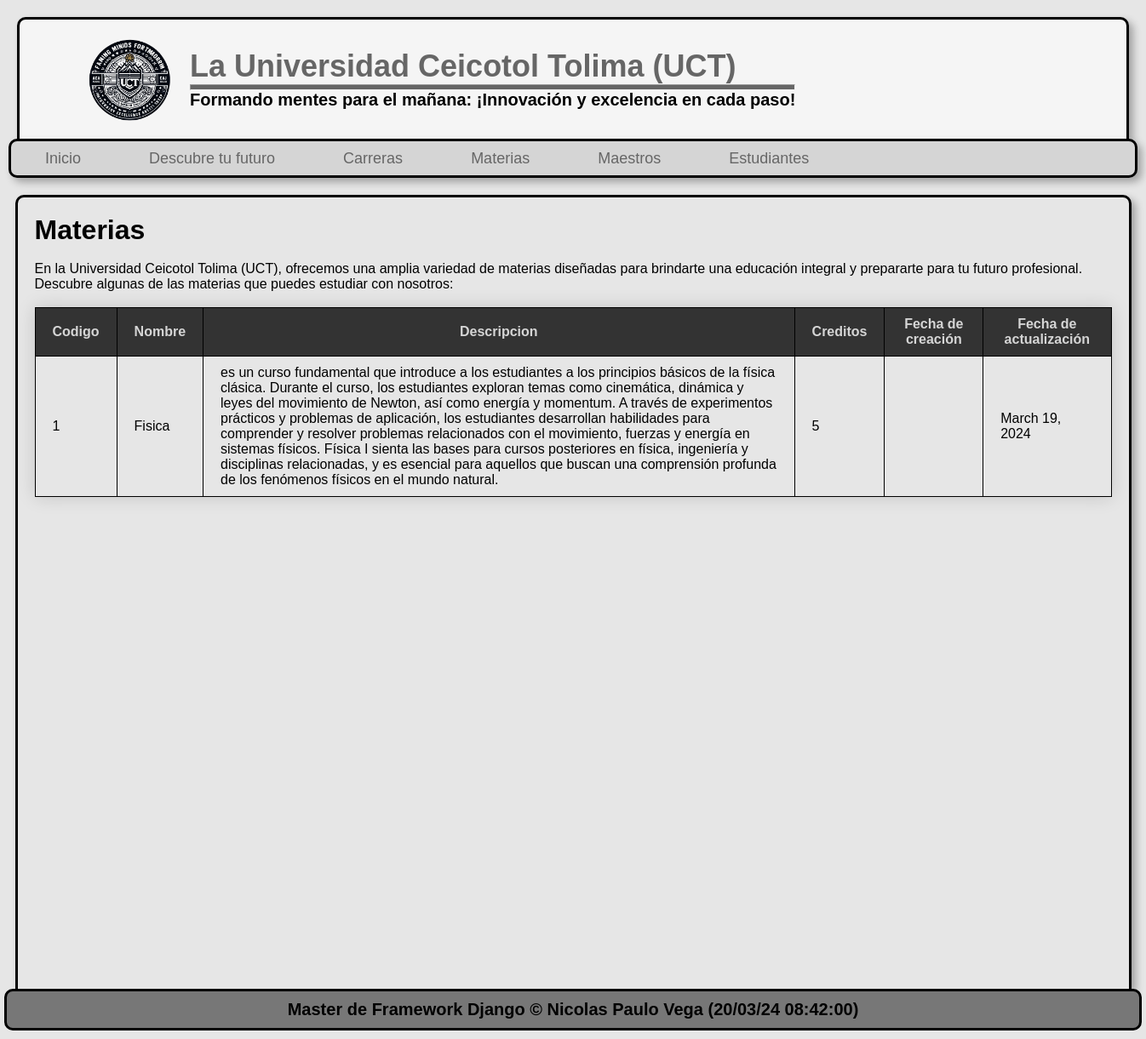
Screenshot of /materias/ with the database file from the repository.
### pagina/models.py (models this page shows, shortened)
class Materi(models.Model):
    code = models.AutoField(primary_key=True, verbose_name="codigo")
    name = models.CharField(max_length=150, verbose_name="nombre")
    description = models.TextField(verbose_name="descripcion")
    credits = models.IntegerField(verbose_name="creditos")
    Creation_date = models.DateTimeField(auto_now_add=True, verbose_name="fecha de creación")
    update_date = models.DateField(auto_now=True, verbose_name="fecha de actualización")
    class Meta:
        verbose_name="Materia"
        verbose_name="Materias"

### pagina/views.py (the view)
# urls.py: path('materias/', pagina.views.courses, name="courses"),
def courses(request):
    materi = Materi.objects.order_by('code')
    return render(request, 'courses.html',{
        'materi': materi
    })

### pagina/templates/courses.html (shortened to what this page needs)
{% extends "layout.html" %}
{% load static %}
{% block content %}
    <h1 class="Materias">Materias</h1>
    <br>
    <p>En la Universidad Ceicotol Tolima (UCT), ofrecemos una amplia variedad de materias diseñadas para brindarte una educación integral y prepararte para tu futuro profesional. Descubre algunas de las materias que puedes estudiar con nosotros:</p>
    <br>
    <div class="lista-materias">
        <table class="tabla-materias">
            <thead>
                    <tr>
                    <th>Codigo</th>
                    <th>Nombre</th>
                    <th>Descripcion</th>
                    <th>Creditos</th>
                    <th>Fecha de creación</th>
                    <th>Fecha de actualización</th>
                </tr>
            </thead>
            <tbody>
                {% for materia in materi %}
                <tr>
                    <td>{{ materia.code }}</td>
                    <td>{{ materia.name }}</td>
                    <td>{{ materia.description }}</td>
                    <td>{{ materia.credits }}</td>
                    <td>{{ materia.create_date }}</td>
                    <td>{{ materia.update_date }}</td>
                </tr>
                {% endfor %}
            </tbody>
        </table>
    </div>
{% endblock  %}

### pagina/static/css/style.css (style rules this page uses)
* { margin: 0px; padding: 0px; font-family: Arial, Helvetica, sans-serif; }
body { background-color: #E6E6E6; }
.tabla-materias { border-collapse: collapse; margin: 30px 0; font-size: 1em; font-family: Arial, Helvetica, sans-serif; min-width: 500px; box-shadow: 0 0 20px rgba(0, 0, 0, 0.15); margin: 0 auto; }
.tabla-materias thead tr { background-color: #333333; color: #D5D5D5; text-align: middle; }
.tabla-materias th, td { border: 1px solid black; padding: 10px 20px; }
.tabla-carreras th, td { border: 1px solid black; padding: 10px 20px; }

### rows the page displays
Materi: code "1", name "Fisica", description "es un curso fundamental que introduce a los estudiantes a los principios básicos de la física clásica. Durante el curso, los estudiantes exploran temas como cinemática, dinámica y leyes del movimiento de Newton, así como energía y momentum. A través de experimentos prácticos y problemas de aplicación, los estudiantes desarrollan habilidades para comprender y resolver problemas relacionados con el movimiento, fuerzas y energía en sistemas físicos. Física I sienta las bases para cursos posteriores en física, ingeniería y disciplinas relacionadas, y es esencial para aquellos que buscan una comprensión profunda de los fenómenos físicos en el mundo natural.", credits "5", update_date "March 19, 2024"
